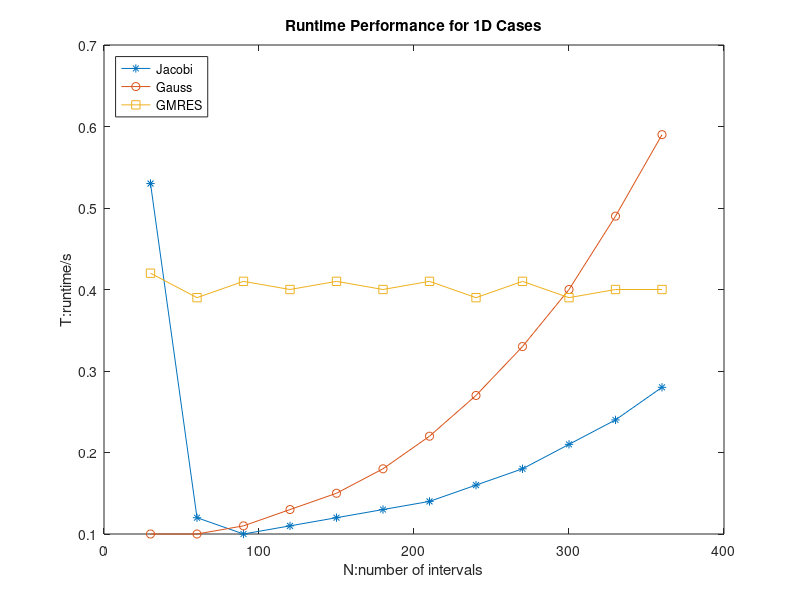
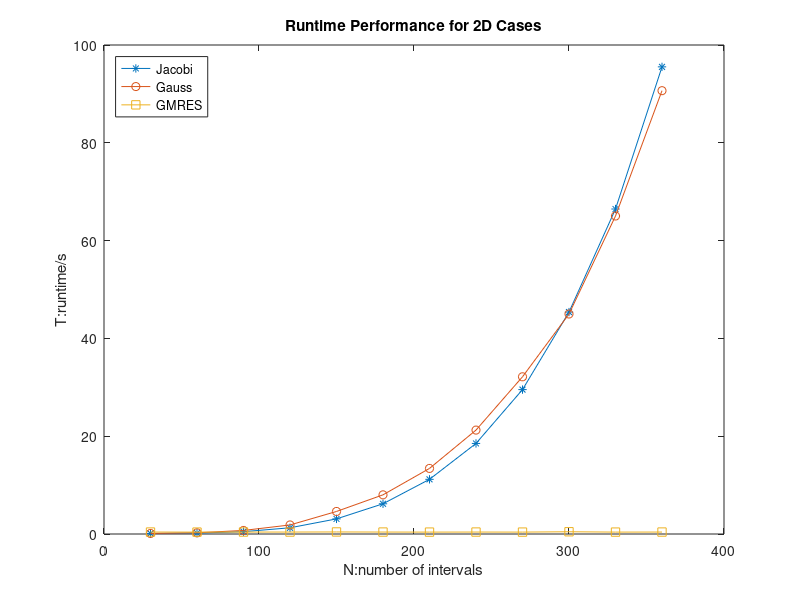

Here is the MATLAB script that generated these plots, in order:
clear all;
close all;

t = 30:30:360;

% Read time record for 1D
A(:,1) = importdata("./time_record/record_1D_jacobi.txt");
A(:,2) = importdata("./time_record/record_1D_gauss.txt");
A(:,3) = importdata("./time_record/record_1D_gmres.txt");

% Plot
figure
plot(t,A(:,1),'-*');
title("Runtime Performance for 1D Cases");
xlabel('N:number of intervals');
ylabel('T:runtime/s');
hold on
plot(t,A(:,2),'-o');
plot(t,A(:,3),'-s');
legend({"Jacobi","Gauss","GMRES"},'Location','northwest');
hold off
saveas(gcf,'1D_time.png');

% Read time record for 2D
B(:,1) = importdata("./time_record/record_2D_jacobi.txt");
B(:,2) = importdata("./time_record/record_2D_gauss.txt");
B(:,3) = importdata("./time_record/record_2D_gmres.txt");

% Plot
figure
plot(t,B(:,1),'-*');
title("Runtime Performance for 2D Cases");
xlabel('N:number of intervals');
ylabel('T:runtime/s');
hold on
plot(t,B(:,2),'-o');
plot(t,B(:,3),'-s');
legend({"Jacobi","Gauss","GMRES"},'Location','northwest');
hold off
saveas(gcf,'2D_time.png');